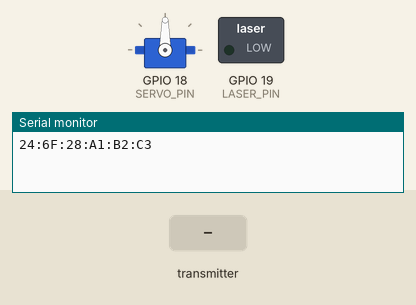
Recording of a sketch running on a simulated ESP32. On the bench: servo, switched loads named in the sketch (green lamp = pin HIGH), the last lines printed to the serial monitor. The inputs (shaded band) are chosen by the test bench.

Above: at 1.2 s.
1.3 s: the transmitter starts sending a = bug
2.8 s: the transmitter starts sending value = 25
5.8 s: the transmitter starts sending x = 1024
At 6.5 s:
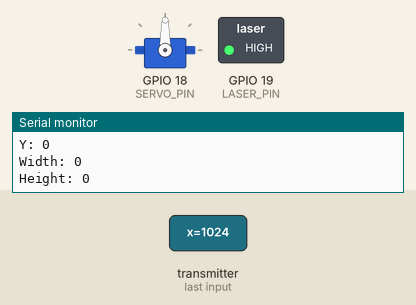
8.8 s: the transmitter starts sending x = 0
11.8 s: the transmitter starts sending x = 2048
14.8 s: the transmitter starts sending x = 0
At 15.7 s:
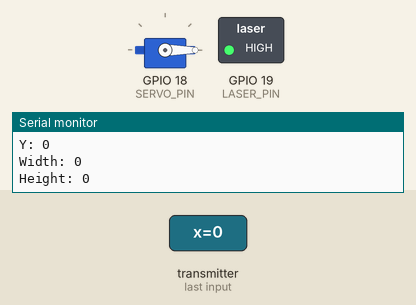
Timing chart, 0 to 74.6 s (numbered marks = the images above; inputs shaded):
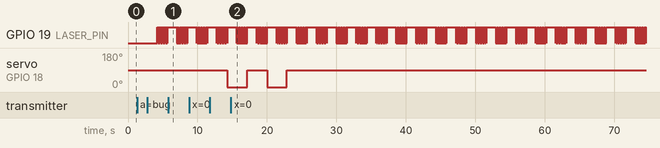

Measured:
- after the input at 2.8 s, GPIO 19 (LASER_PIN): alternates HIGH for 0.02 s and LOW for 0.02 s, starting after 1.4 s

The sketch:

turret_basic.ino
```cpp
#include <WiFi.h>
//reference ESP-NOW: https://docs.arduino.cc/tutorials/nano-esp32/esp-now/
#include <esp_now.h>
//reference controle servo: https://esp32io.com/tutorials/esp32-servo-motor
#include <ESP32Servo.h>

#define SERVO_PIN 18
#define LASER_PIN 19

Servo servoMotor;

//message object receive struct
typedef struct struct_message {
    char a[32]; //label
    float value;
    uint32_t x; //x
    uint32_t y; //y
    uint32_t width;
    uint32_t height;
} struct_message;

struct_message objectData;

//Toggle pin laser en utilisant un modulo 2 sur i
void pulseLaser(uint8_t pin){
  for(int i = 0; i<100; i++){
    digitalWrite(pin, i % 2);
    delay(15);
  }
}

void OnDataRecv(const esp_now_recv_info_t *info,
                const uint8_t *incomingData,
                int len) {

  memcpy(&objectData, incomingData, sizeof(objectData));
  Serial.print("Bytes received: ");
  Serial.println(len);

  Serial.println("From MAC: ");
  for (int i = 0; i < 6; i++) {
    Serial.printf("%02X", info->src_addr[i]);
    if (i < 5) Serial.print(":");
  }
  Serial.printf("\n");
  Serial.print("Label: ");
  Serial.println(objectData.a);
  Serial.print("Value: ");
  Serial.println(objectData.value);
  Serial.print("X: ");
  Serial.println(objectData.x);
  Serial.print("Y: ");
  Serial.println(objectData.y);
  Serial.print("Width: ");
  Serial.println(objectData.width);
  Serial.print("Height: ");
  Serial.println(objectData.height);
  Serial.println();

  if(strcmp(objectData.a, "bug") == 0 && objectData.value > 0.5){
    //vise vers la gauche
    //TODO: Implementer vrai calcul
    if(objectData.x < 50){
      for (int pos = 0; pos <= 90; pos += 1) {
        servoMotor.write(pos);
        delay(15); // waits 15ms to reach the position
      }
    }
    //vers la droite
    //TODO: implementer vrai calcul
    else if(objectData.x > 50){
      for (int pos = 90; pos >= 0; pos -= 1) {
        servoMotor.write(pos);
        delay(15); // waits 15ms to reach the position
      }
    }
    //tir
    pulseLaser(LASER_PIN);
  }

}

void setup() {

  Serial.begin(115200);
  WiFi.mode(WIFI_MODE_STA);
  Serial.println(WiFi.macAddress());

  if (esp_now_init() != ESP_OK) {
    Serial.println("Error initializing ESP-NOW");
  }

  esp_now_register_recv_cb(OnDataRecv);

  servoMotor.attach(SERVO_PIN);

  pinMode(LASER_PIN, OUTPUT);
  digitalWrite(LASER_PIN, LOW);
}

void loop() {

}
```
